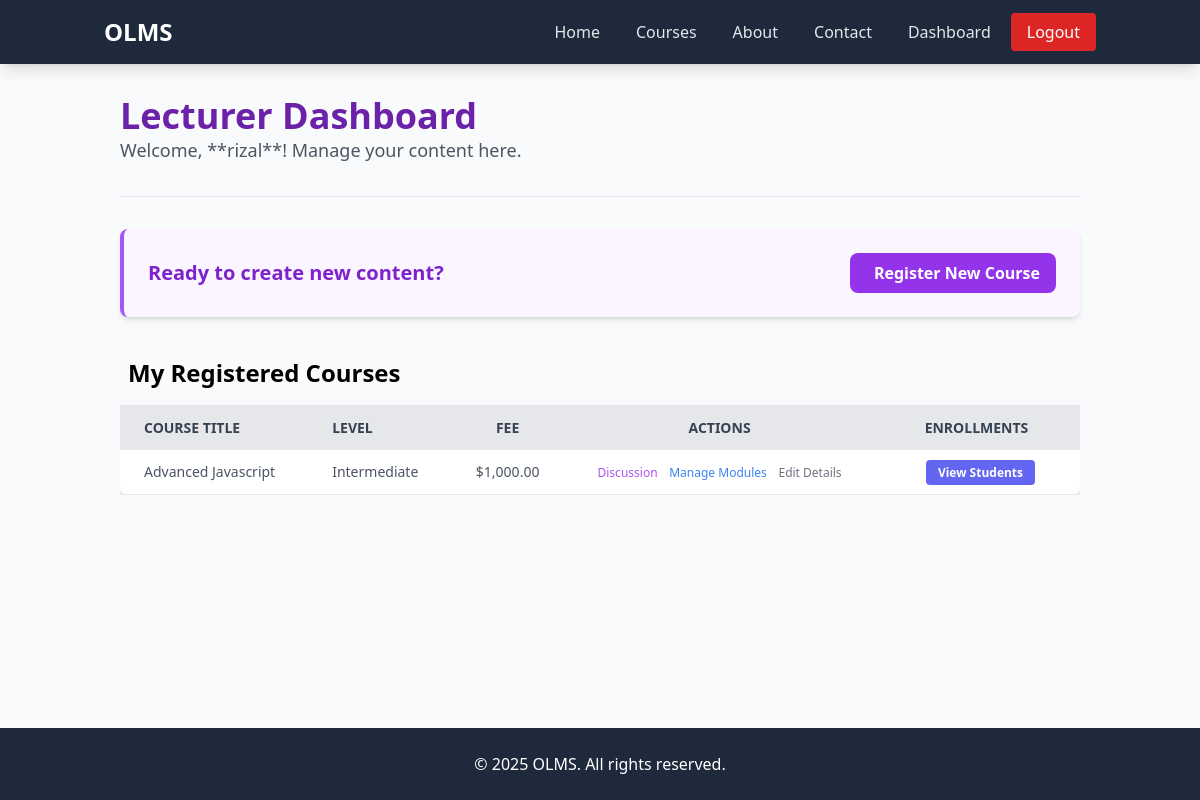
Screenshot of /lecturer/dashboard.php (signed in) with the database file from the repository.
### tables this page shows
CREATE TABLE `courses` (
  `id` int(11) NOT NULL,
  `title` varchar(100) NOT NULL,
  `level` varchar(50) DEFAULT NULL,
  `language` varchar(50) DEFAULT NULL,
  `fee` double(10,2) DEFAULT NULL,
  `lecturer_id` int(11) DEFAULT NULL
);

### lecturer/dashboard.php (the view, shortened to what this page needs)
<?php
include("../header.php");
include("../connection.php");
$lecturer_id = $_SESSION['user_id'];
$lecturer_name = $_SESSION['user_name'];
$sql_courses = "
  SELECT
    c.id AS course_id,
    c.title AS course_title,
    c.level,
    c.language,
    c.fee
  FROM
    courses c
  WHERE
    c.lecturer_id = '{$lecturer_id}'
  ORDER BY
    c.title ASC";
$result = mysqli_query($conn, $sql_courses);
?>
<body>
  <div class="container mx-auto p-8">
    <header class="mb-8">
      <h1 class="text-4xl font-extrabold text-purple-800">Lecturer Dashboard</h1>
      <p class="text-lg text-gray-600">Welcome, **<?php echo htmlspecialchars($lecturer_name); ?>**! Manage your content here.</p>
    </header>
    <hr class="mb-8">
    <section id="actions" class="mb-10 p-6 bg-purple-50 border-l-4 border-purple-500 rounded-lg shadow-md flex justify-between items-center">
      <h2 class="text-xl font-semibold text-purple-700">Ready to create new content?</h2>
      <a href="add_course_form.php" class="bg-purple-600 hover:bg-purple-700 text-white font-bold py-2 px-4 rounded-lg transition duration-200">
        <i class="fas fa-plus-circle mr-2"></i> Register New Course
      </a>
    </section>
    <section id="courses-taught">
      <h2 class="text-2xl font-semibold mb-4 flex items-center"><i class="fas fa-chalkboard-teacher mr-2"></i> My Registered Courses</h2>
      <?php if (mysqli_num_rows($result) > 0): ?>
        <div class="overflow-x-auto">
          <table class="min-w-full bg-white shadow-md rounded-lg">
            <thead>
              <tr class="bg-gray-200 text-gray-700 uppercase text-sm leading-normal">
                <th class="py-3 px-6 text-left">Course Title</th>
                <th class="py-3 px-6 text-left">Level</th>
                <th class="py-3 px-6 text-center">Fee</th>
                <th class="py-3 px-6 text-center">Actions</th>
                <th class="py-3 px-6 text-center">Enrollments</th>
              </tr>
            </thead>
            <tbody class="text-gray-600 text-sm font-light">
              <?php while ($row = mysqli_fetch_assoc($result)): ?>
                <tr class="border-b border-gray-200 hover:bg-gray-100">
                  <td class="py-3 px-6 text-left whitespace-nowrap font-medium">
                    <?php echo htmlspecialchars($row['course_title']); ?>
                  </td>
                  <td class="py-3 px-6 text-left">
                    <?php echo htmlspecialchars($row['level']); ?>
                  </td>
                  <td class="py-3 px-6 text-center">
                    $<?php echo number_format($row['fee'], 2); ?>
                  </td>
                  <td class="py-3 px-6 text-center space-x-2">
                                                            <a href="course_discussion.php?course_id=<?php echo $row['course_id']; ?>" class="text-purple-500 hover:text-purple-700 font-medium text-xs">Discussion</a>
                    <a href="module_setup.php?course_id=<?php echo $row['course_id']; ?>" class="text-blue-500 hover:text-blue-700 font-medium text-xs">Manage Modules</a>
                    <a href="edit_course.php?course_id=<?php echo $row['course_id']; ?>" class="text-gray-500 hover:text-gray-700 font-medium text-xs">Edit Details</a>
                  </td>
                  <td class="py-3 px-10 text-center">
                    <a href="view_enrollment.php?course_id=<?php echo $row['course_id']; ?>" class="bg-indigo-500 hover:bg-indigo-600 text-white font-bold py-1 px-3 rounded text-xs transition duration-200 ml-2">View Students</a>
                  </td>
                </tr>
              <?php endwhile; ?>
            </tbody>
          </table>
        </div>
      <?php endif; ?>
    </section>
  </div>
</body>
<?php include("../footer.php"); ?>
</html>

### rows the page displays
courses: title "Advanced Javascript", level "Intermediate", fee "1,000.00"

### other values shown
$lecturer_name "rizal"
